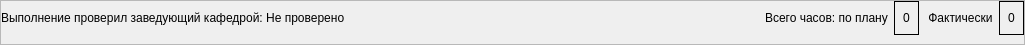
<?xml version="1.0" encoding="UTF-8"?>
<ui version="4.0">
 <class>GenericFooter</class>
 <widget class="QWidget" name="GenericFooter">
  <property name="geometry">
   <rect>
    <x>0</x>
    <y>0</y>
    <width>1025</width>
    <height>45</height>
   </rect>
  </property>
  <property name="maximumSize">
   <size>
    <width>16777215</width>
    <height>45</height>
   </size>
  </property>
  <property name="windowTitle">
   <string>Form</string>
  </property>
  <layout class="QVBoxLayout" name="verticalLayout">
   <property name="spacing">
    <number>0</number>
   </property>
   <property name="leftMargin">
    <number>0</number>
   </property>
   <property name="topMargin">
    <number>0</number>
   </property>
   <property name="rightMargin">
    <number>0</number>
   </property>
   <property name="bottomMargin">
    <number>0</number>
   </property>
   <item>
    <widget class="QScrollArea" name="scrollArea">
     <property name="maximumSize">
      <size>
       <width>16777215</width>
       <height>45</height>
      </size>
     </property>
     <property name="widgetResizable">
      <bool>true</bool>
     </property>
     <widget class="QWidget" name="scrollAreaWidgetContents">
      <property name="geometry">
       <rect>
        <x>0</x>
        <y>0</y>
        <width>1023</width>
        <height>43</height>
       </rect>
      </property>
      <layout class="QHBoxLayout" name="horizontalLayout">
       <property name="leftMargin">
        <number>0</number>
       </property>
       <property name="topMargin">
        <number>0</number>
       </property>
       <property name="rightMargin">
        <number>0</number>
       </property>
       <item>
        <widget class="QLabel" name="lbl_complite">
         <property name="text">
          <string>Выполнение проверил заведующий кафедрой: Не проверено</string>
         </property>
        </widget>
       </item>
       <item>
        <spacer name="horizontalSpacer_2">
         <property name="orientation">
          <enum>Qt::Horizontal</enum>
         </property>
         <property name="sizeHint" stdset="0">
          <size>
           <width>40</width>
           <height>20</height>
          </size>
         </property>
        </spacer>
       </item>
       <item>
        <widget class="QLabel" name="label">
         <property name="frameShape">
          <enum>QFrame::NoFrame</enum>
         </property>
         <property name="text">
          <string>Всего часов: по плану</string>
         </property>
        </widget>
       </item>
       <item>
        <widget class="QLabel" name="lbl_plan">
         <property name="minimumSize">
          <size>
           <width>25</width>
           <height>0</height>
          </size>
         </property>
         <property name="maximumSize">
          <size>
           <width>25</width>
           <height>16777215</height>
          </size>
         </property>
         <property name="frameShape">
          <enum>QFrame::Box</enum>
         </property>
         <property name="text">
          <string>0</string>
         </property>
         <property name="alignment">
          <set>Qt::AlignCenter</set>
         </property>
        </widget>
       </item>
       <item>
        <widget class="QLabel" name="label_2">
         <property name="text">
          <string> Фактически</string>
         </property>
        </widget>
       </item>
       <item>
        <widget class="QLabel" name="lbl_fact">
         <property name="minimumSize">
          <size>
           <width>25</width>
           <height>0</height>
          </size>
         </property>
         <property name="maximumSize">
          <size>
           <width>25</width>
           <height>16777215</height>
          </size>
         </property>
         <property name="frameShape">
          <enum>QFrame::Box</enum>
         </property>
         <property name="text">
          <string>0</string>
         </property>
         <property name="alignment">
          <set>Qt::AlignCenter</set>
         </property>
        </widget>
       </item>
      </layout>
     </widget>
    </widget>
   </item>
  </layout>
 </widget>
 <resources/>
 <connections/>
</ui>
